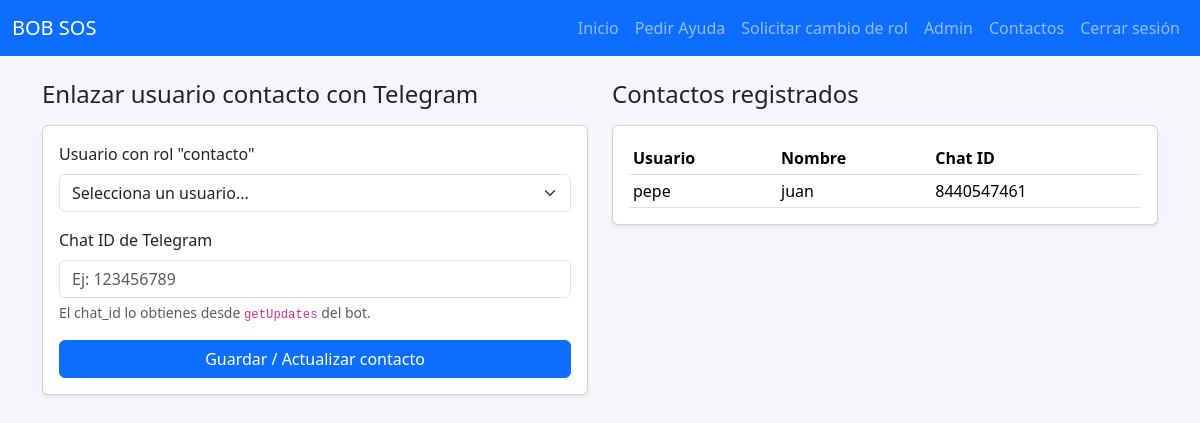
The app's page /contactos (signed in) with its own data.
### tpi2_prototype/app.py (models this page shows, shortened)
class Contacto(db.Model):
    id = db.Column(db.Integer, primary_key=True)
    nombre = db.Column(db.String(100), nullable=False)
    chat_id = db.Column(db.String(50), nullable=False)
    user_id = db.Column(db.Integer, db.ForeignKey("user.id"), nullable=True)
    user = db.relationship("User", backref="contactos")

class User(UserMixin, db.Model):
    id = db.Column(db.Integer, primary_key=True)
    username = db.Column(db.String(80), unique=True, nullable=False)
    password_hash = db.Column(db.String(128), nullable=False)
    nombre = db.Column(db.String(120), nullable=False)
    direccion = db.Column(db.String(200), nullable=False)
    role = db.Column(db.String(20), nullable=False, default="user")

### tpi2_prototype/app.py (the view, shortened to what this page needs)
@app.route("/contactos", methods=["GET", "POST"])
@admin_required
def contactos():
    usuarios_contacto = User.query.filter_by(role="contacto").all()
    lista = Contacto.query.all()
    return render_template(
        "contactos.html",
        title="Contactos",
        contactos=lista,
        usuarios_contacto=usuarios_contacto,
    )

### tpi2_prototype/app.py (called while the page is built)
def admin_required(f):
    @wraps(f)
    def decorated_function(*args, **kwargs):
        if not current_user.is_authenticated:
            return redirect(url_for("login"))
        if current_user.role != "admin":
            return abort(403)  # Prohibido
        return f(*args, **kwargs)
    return decorated_function

@login_manager.user_loader
def load_user(user_id):
    return User.query.get(int(user_id))

### tpi2_prototype/templates/contactos.html (shortened to what this page needs)
{% extends "base.html" %}
{% block content %}
<div class="row">
    <div class="col-md-6">
        <h2 class="h4 mb-3">Enlazar usuario contacto con Telegram</h2>
        <div class="card shadow-sm">
            <div class="card-body">
                <form action="/contactos" method="post">
                    <div class="mb-3">
                        <label class="form-label">Usuario con rol "contacto"</label>
                        <select name="user_id" class="form-select" required>
                            <option value="">Selecciona un usuario...</option>
                        </select>
                    </div>
                    <div class="mb-3">
                        <label class="form-label">Chat ID de Telegram</label>
                        <input
                            type="text"
                            class="form-control"
                            name="chat_id"
                            placeholder="Ej: 123456789"
                            required
                        >
                        <div class="form-text">
                            El chat_id lo obtienes desde <code>getUpdates</code> del bot.
                        </div>
                    </div>
                    <button class="btn btn-primary w-100">Guardar / Actualizar contacto</button>
                </form>
            </div>
        </div>
    </div>
    <div class="col-md-6 mt-4 mt-md-0">
        <h2 class="h4 mb-3">Contactos registrados</h2>
        {% if contactos %}
            <div class="card shadow-sm">
                <div class="card-body">
                    <table class="table table-sm align-middle mb-0">
                        <thead>
                            <tr>
                                <th>Usuario</th>
                                <th>Nombre</th>
                                <th>Chat ID</th>
                            </tr>
                        </thead>
                        <tbody>
                            {% for c in contactos %}
                                <tr>
                                    <td>
                                        {% if c.user %}
                                            {{ c.user.username }}
                                        {% else %}
                                            -
                                        {% endif %}
                                    </td>
                                    <td>{{ c.nombre }}</td>
                                    <td>{{ c.chat_id }}</td>
                                </tr>
                            {% endfor %}
                        </tbody>
                    </table>
                </div>
            </div>
        {% else %}
            <p>No hay contactos registrados todavía.</p>
        {% endif %}
    </div>
</div>
{% endblock %}

### records on screen
Contacto: user.username "pepe", nombre "juan", chat_id "8440547461"
